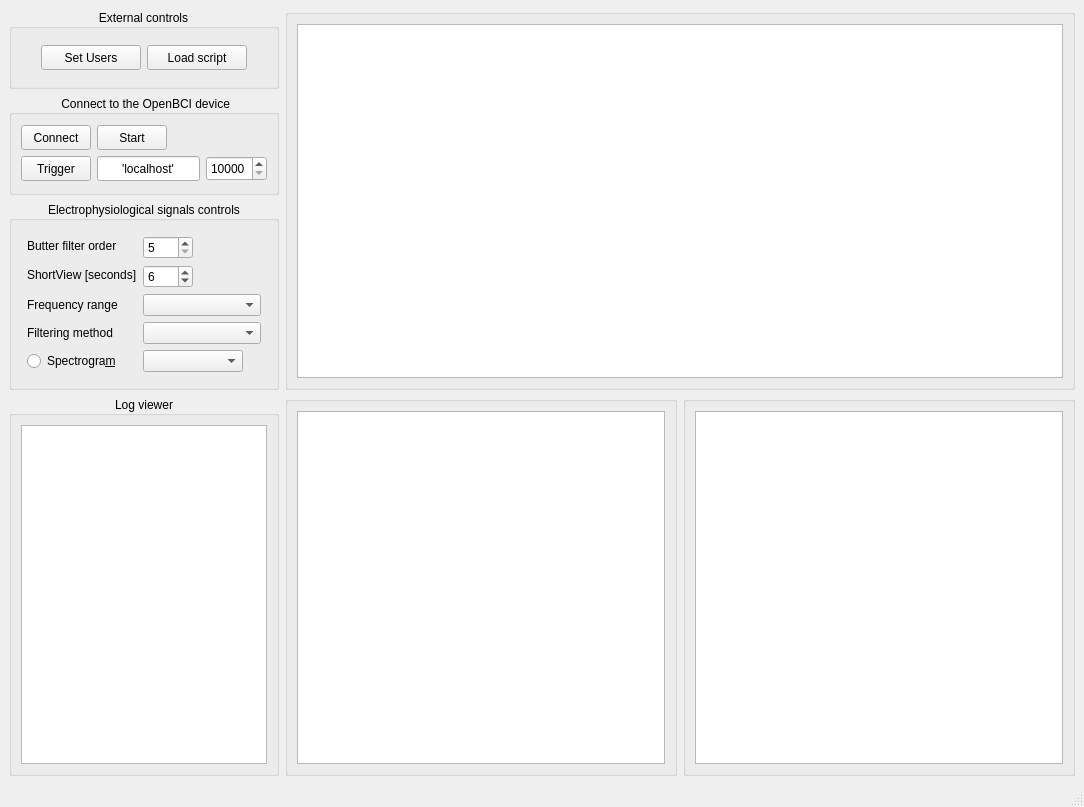
<?xml version="1.0" encoding="UTF-8"?>
<ui version="4.0">
 <class>MainWindow</class>
 <widget class="QMainWindow" name="MainWindow">
  <property name="geometry">
   <rect>
    <x>0</x>
    <y>0</y>
    <width>1084</width>
    <height>807</height>
   </rect>
  </property>
  <property name="sizePolicy">
   <sizepolicy hsizetype="Fixed" vsizetype="Fixed">
    <horstretch>0</horstretch>
    <verstretch>0</verstretch>
   </sizepolicy>
  </property>
  <property name="windowTitle">
   <string>MainWindow</string>
  </property>
  <widget class="QWidget" name="centralwidget">
   <property name="sizePolicy">
    <sizepolicy hsizetype="Maximum" vsizetype="Maximum">
     <horstretch>0</horstretch>
     <verstretch>0</verstretch>
    </sizepolicy>
   </property>
   <layout class="QVBoxLayout" name="verticalLayout_6">
    <item>
     <layout class="QHBoxLayout" name="horizontalLayout_3">
      <property name="sizeConstraint">
       <enum>QLayout::SetMinAndMaxSize</enum>
      </property>
      <item>
       <layout class="QVBoxLayout" name="verticalLayout_5">
        <property name="spacing">
         <number>6</number>
        </property>
        <property name="sizeConstraint">
         <enum>QLayout::SetDefaultConstraint</enum>
        </property>
        <item>
         <widget class="QGroupBox" name="external_groupBox">
          <property name="minimumSize">
           <size>
            <width>270</width>
            <height>80</height>
           </size>
          </property>
          <property name="maximumSize">
           <size>
            <width>270</width>
            <height>80</height>
           </size>
          </property>
          <property name="title">
           <string>External controls</string>
          </property>
          <property name="alignment">
           <set>Qt::AlignCenter</set>
          </property>
          <layout class="QVBoxLayout" name="verticalLayout">
           <item>
            <layout class="QHBoxLayout" name="external_horizontalLayout">
             <item>
              <spacer name="horizontalSpacer_4">
               <property name="orientation">
                <enum>Qt::Horizontal</enum>
               </property>
               <property name="sizeHint" stdset="0">
                <size>
                 <width>40</width>
                 <height>20</height>
                </size>
               </property>
              </spacer>
             </item>
             <item>
              <widget class="QPushButton" name="btn_user">
               <property name="sizePolicy">
                <sizepolicy hsizetype="Fixed" vsizetype="Fixed">
                 <horstretch>0</horstretch>
                 <verstretch>0</verstretch>
                </sizepolicy>
               </property>
               <property name="minimumSize">
                <size>
                 <width>100</width>
                 <height>25</height>
                </size>
               </property>
               <property name="maximumSize">
                <size>
                 <width>100</width>
                 <height>25</height>
                </size>
               </property>
               <property name="text">
                <string>Set Users</string>
               </property>
              </widget>
             </item>
             <item>
              <widget class="QPushButton" name="btn_loadScript">
               <property name="sizePolicy">
                <sizepolicy hsizetype="Fixed" vsizetype="Fixed">
                 <horstretch>0</horstretch>
                 <verstretch>0</verstretch>
                </sizepolicy>
               </property>
               <property name="minimumSize">
                <size>
                 <width>100</width>
                 <height>17</height>
                </size>
               </property>
               <property name="maximumSize">
                <size>
                 <width>100</width>
                 <height>25</height>
                </size>
               </property>
               <property name="text">
                <string>Load script</string>
               </property>
              </widget>
             </item>
             <item>
              <spacer name="horizontalSpacer_3">
               <property name="orientation">
                <enum>Qt::Horizontal</enum>
               </property>
               <property name="sizeHint" stdset="0">
                <size>
                 <width>40</width>
                 <height>20</height>
                </size>
               </property>
              </spacer>
             </item>
            </layout>
           </item>
          </layout>
         </widget>
        </item>
        <item>
         <widget class="QGroupBox" name="connect_groupBox">
          <property name="minimumSize">
           <size>
            <width>270</width>
            <height>100</height>
           </size>
          </property>
          <property name="maximumSize">
           <size>
            <width>270</width>
            <height>300</height>
           </size>
          </property>
          <property name="title">
           <string> Connect to the OpenBCI device</string>
          </property>
          <property name="alignment">
           <set>Qt::AlignCenter</set>
          </property>
          <layout class="QVBoxLayout" name="verticalLayout_4">
           <item>
            <layout class="QHBoxLayout" name="horizontalLayout">
             <item>
              <layout class="QGridLayout" name="gridLayout_8">
               <property name="leftMargin">
                <number>0</number>
               </property>
               <item row="0" column="0">
                <widget class="QPushButton" name="btn_connect">
                 <property name="enabled">
                  <bool>true</bool>
                 </property>
                 <property name="minimumSize">
                  <size>
                   <width>70</width>
                   <height>25</height>
                  </size>
                 </property>
                 <property name="maximumSize">
                  <size>
                   <width>70</width>
                   <height>25</height>
                  </size>
                 </property>
                 <property name="layoutDirection">
                  <enum>Qt::LeftToRight</enum>
                 </property>
                 <property name="text">
                  <string>Connect</string>
                 </property>
                </widget>
               </item>
               <item row="1" column="2">
                <widget class="QSpinBox" name="port_spinBox">
                 <property name="enabled">
                  <bool>true</bool>
                 </property>
                 <property name="maximumSize">
                  <size>
                   <width>70</width>
                   <height>25</height>
                  </size>
                 </property>
                 <property name="palette">
                  <palette>
                   <active>
                    <colorrole role="Highlight">
                     <brush brushstyle="SolidPattern">
                      <color alpha="255">
                       <red>25</red>
                       <green>25</green>
                       <blue>25</blue>
                      </color>
                     </brush>
                    </colorrole>
                    <colorrole role="HighlightedText">
                     <brush brushstyle="SolidPattern">
                      <color alpha="255">
                       <red>255</red>
                       <green>255</green>
                       <blue>255</blue>
                      </color>
                     </brush>
                    </colorrole>
                   </active>
                   <inactive>
                    <colorrole role="Highlight">
                     <brush brushstyle="SolidPattern">
                      <color alpha="255">
                       <red>25</red>
                       <green>25</green>
                       <blue>25</blue>
                      </color>
                     </brush>
                    </colorrole>
                    <colorrole role="HighlightedText">
                     <brush brushstyle="SolidPattern">
                      <color alpha="255">
                       <red>255</red>
                       <green>255</green>
                       <blue>255</blue>
                      </color>
                     </brush>
                    </colorrole>
                   </inactive>
                   <disabled>
                    <colorrole role="Highlight">
                     <brush brushstyle="SolidPattern">
                      <color alpha="255">
                       <red>38</red>
                       <green>42</green>
                       <blue>48</blue>
                      </color>
                     </brush>
                    </colorrole>
                    <colorrole role="HighlightedText">
                     <brush brushstyle="SolidPattern">
                      <color alpha="255">
                       <red>255</red>
                       <green>255</green>
                       <blue>255</blue>
                      </color>
                     </brush>
                    </colorrole>
                   </disabled>
                  </palette>
                 </property>
                 <property name="focusPolicy">
                  <enum>Qt::NoFocus</enum>
                 </property>
                 <property name="contextMenuPolicy">
                  <enum>Qt::DefaultContextMenu</enum>
                 </property>
                 <property name="autoFillBackground">
                  <bool>false</bool>
                 </property>
                 <property name="inputMethodHints">
                  <set>Qt::ImhDigitsOnly</set>
                 </property>
                 <property name="frame">
                  <bool>true</bool>
                 </property>
                 <property name="keyboardTracking">
                  <bool>true</bool>
                 </property>
                 <property name="minimum">
                  <number>10000</number>
                 </property>
                 <property name="maximum">
                  <number>10099</number>
                 </property>
                </widget>
               </item>
               <item row="0" column="1">
                <widget class="QPushButton" name="btn_start">
                 <property name="enabled">
                  <bool>true</bool>
                 </property>
                 <property name="minimumSize">
                  <size>
                   <width>70</width>
                   <height>17</height>
                  </size>
                 </property>
                 <property name="maximumSize">
                  <size>
                   <width>70</width>
                   <height>25</height>
                  </size>
                 </property>
                 <property name="text">
                  <string>Start</string>
                 </property>
                </widget>
               </item>
               <item row="1" column="0">
                <widget class="QPushButton" name="btn_trigger">
                 <property name="minimumSize">
                  <size>
                   <width>70</width>
                   <height>25</height>
                  </size>
                 </property>
                 <property name="maximumSize">
                  <size>
                   <width>70</width>
                   <height>25</height>
                  </size>
                 </property>
                 <property name="text">
                  <string>Trigger</string>
                 </property>
                </widget>
               </item>
               <item row="1" column="1">
                <widget class="QLineEdit" name="IP_textEdit">
                 <property name="maximumSize">
                  <size>
                   <width>16777215</width>
                   <height>25</height>
                  </size>
                 </property>
                 <property name="layoutDirection">
                  <enum>Qt::RightToLeft</enum>
                 </property>
                 <property name="text">
                  <string>'localhost'</string>
                 </property>
                 <property name="alignment">
                  <set>Qt::AlignCenter</set>
                 </property>
                </widget>
               </item>
              </layout>
             </item>
            </layout>
           </item>
          </layout>
         </widget>
        </item>
        <item>
         <widget class="QGroupBox" name="controls_groupBox">
          <property name="minimumSize">
           <size>
            <width>270</width>
            <height>150</height>
           </size>
          </property>
          <property name="maximumSize">
           <size>
            <width>270</width>
            <height>300</height>
           </size>
          </property>
          <property name="title">
           <string>Electrophysiological signals controls</string>
          </property>
          <property name="alignment">
           <set>Qt::AlignCenter</set>
          </property>
          <layout class="QVBoxLayout" name="verticalLayout_3">
           <item>
            <layout class="QFormLayout" name="windowsSize_formLayout">
             <property name="horizontalSpacing">
              <number>6</number>
             </property>
             <property name="verticalSpacing">
              <number>6</number>
             </property>
             <property name="leftMargin">
              <number>6</number>
             </property>
             <property name="topMargin">
              <number>6</number>
             </property>
             <property name="rightMargin">
              <number>6</number>
             </property>
             <property name="bottomMargin">
              <number>6</number>
             </property>
             <item row="0" column="0">
              <widget class="QLabel" name="butterOrder_label">
               <property name="minimumSize">
                <size>
                 <width>0</width>
                 <height>0</height>
                </size>
               </property>
               <property name="maximumSize">
                <size>
                 <width>16777215</width>
                 <height>20</height>
                </size>
               </property>
               <property name="text">
                <string>Butter filter order</string>
               </property>
              </widget>
             </item>
             <item row="0" column="1">
              <widget class="QSpinBox" name="butterOrder_spinBox">
               <property name="minimumSize">
                <size>
                 <width>0</width>
                 <height>0</height>
                </size>
               </property>
               <property name="maximumSize">
                <size>
                 <width>50</width>
                 <height>16777215</height>
                </size>
               </property>
               <property name="minimum">
                <number>5</number>
               </property>
               <property name="maximum">
                <number>300</number>
               </property>
               <property name="value">
                <number>5</number>
               </property>
              </widget>
             </item>
             <item row="1" column="0">
              <widget class="QLabel" name="WindowsSize_label">
               <property name="maximumSize">
                <size>
                 <width>16777215</width>
                 <height>20</height>
                </size>
               </property>
               <property name="text">
                <string>ShortView [seconds]</string>
               </property>
              </widget>
             </item>
             <item row="1" column="1">
              <widget class="QSpinBox" name="WindowsSize_spinBox">
               <property name="minimumSize">
                <size>
                 <width>0</width>
                 <height>0</height>
                </size>
               </property>
               <property name="maximumSize">
                <size>
                 <width>50</width>
                 <height>16777215</height>
                </size>
               </property>
               <property name="minimum">
                <number>1</number>
               </property>
               <property name="maximum">
                <number>60</number>
               </property>
               <property name="value">
                <number>6</number>
               </property>
              </widget>
             </item>
             <item row="2" column="1">
              <widget class="QComboBox" name="frequency_comboBox">
               <property name="minimumSize">
                <size>
                 <width>0</width>
                 <height>0</height>
                </size>
               </property>
               <property name="maximumSize">
                <size>
                 <width>150</width>
                 <height>25</height>
                </size>
               </property>
               <property name="currentText">
                <string/>
               </property>
              </widget>
             </item>
             <item row="3" column="0">
              <widget class="QLabel" name="filtering_label">
               <property name="maximumSize">
                <size>
                 <width>16777215</width>
                 <height>25</height>
                </size>
               </property>
               <property name="text">
                <string>Filtering method</string>
               </property>
              </widget>
             </item>
             <item row="3" column="1">
              <widget class="QComboBox" name="filtering_comboBox">
               <property name="minimumSize">
                <size>
                 <width>100</width>
                 <height>0</height>
                </size>
               </property>
               <property name="maximumSize">
                <size>
                 <width>150</width>
                 <height>25</height>
                </size>
               </property>
              </widget>
             </item>
             <item row="2" column="0">
              <widget class="QLabel" name="frequency_label">
               <property name="maximumSize">
                <size>
                 <width>16777215</width>
                 <height>25</height>
                </size>
               </property>
               <property name="text">
                <string>Frequency range</string>
               </property>
              </widget>
             </item>
             <item row="4" column="0">
              <widget class="QRadioButton" name="Spectrogram_radioButton">
               <property name="sizePolicy">
                <sizepolicy hsizetype="Preferred" vsizetype="Preferred">
                 <horstretch>0</horstretch>
                 <verstretch>0</verstretch>
                </sizepolicy>
               </property>
               <property name="layoutDirection">
                <enum>Qt::LeftToRight</enum>
               </property>
               <property name="autoFillBackground">
                <bool>false</bool>
               </property>
               <property name="text">
                <string>Spectrogra&amp;m</string>
               </property>
              </widget>
             </item>
             <item row="4" column="1">
              <widget class="QComboBox" name="Spectrogram_comboBox">
               <property name="maximumSize">
                <size>
                 <width>100</width>
                 <height>25</height>
                </size>
               </property>
              </widget>
             </item>
            </layout>
           </item>
          </layout>
         </widget>
        </item>
        <item>
         <widget class="QGroupBox" name="log_groupBox">
          <property name="minimumSize">
           <size>
            <width>270</width>
            <height>250</height>
           </size>
          </property>
          <property name="maximumSize">
           <size>
            <width>250</width>
            <height>500</height>
           </size>
          </property>
          <property name="title">
           <string>Log viewer</string>
          </property>
          <property name="alignment">
           <set>Qt::AlignCenter</set>
          </property>
          <layout class="QVBoxLayout" name="verticalLayout_2">
           <item>
            <widget class="QPlainTextEdit" name="logger">
             <property name="readOnly">
              <bool>true</bool>
             </property>
             <property name="textInteractionFlags">
              <set>Qt::NoTextInteraction</set>
             </property>
            </widget>
           </item>
          </layout>
         </widget>
        </item>
       </layout>
      </item>
      <item>
       <layout class="QVBoxLayout" name="verticalLayout_8">
        <item>
         <widget class="QGroupBox" name="EEG_signals_groupBox">
          <property name="sizePolicy">
           <sizepolicy hsizetype="Preferred" vsizetype="Preferred">
            <horstretch>0</horstretch>
            <verstretch>0</verstretch>
           </sizepolicy>
          </property>
          <property name="title">
           <string/>
          </property>
          <property name="alignment">
           <set>Qt::AlignLeading|Qt::AlignLeft|Qt::AlignVCenter</set>
          </property>
          <layout class="QVBoxLayout" name="verticalLayout_7">
           <item>
            <widget class="PlotWidget" name="EEG_plot"/>
           </item>
          </layout>
         </widget>
        </item>
        <item>
         <layout class="QHBoxLayout" name="horizontalLayout_2">
          <item>
           <widget class="QGroupBox" name="frequency_groupbox">
            <property name="sizePolicy">
             <sizepolicy hsizetype="Preferred" vsizetype="Preferred">
              <horstretch>0</horstretch>
              <verstretch>0</verstretch>
             </sizepolicy>
            </property>
            <property name="title">
             <string/>
            </property>
            <property name="alignment">
             <set>Qt::AlignCenter</set>
            </property>
            <layout class="QVBoxLayout" name="verticalLayout_9">
             <item>
              <widget class="PlotWidget" name="Frequency_plot"/>
             </item>
            </layout>
           </widget>
          </item>
          <item>
           <widget class="QGroupBox" name="spectroplot_groupBox">
            <property name="sizePolicy">
             <sizepolicy hsizetype="Preferred" vsizetype="Preferred">
              <horstretch>0</horstretch>
              <verstretch>0</verstretch>
             </sizepolicy>
            </property>
            <property name="maximumSize">
             <size>
              <width>16777215</width>
              <height>16777215</height>
             </size>
            </property>
            <property name="title">
             <string/>
            </property>
            <property name="alignment">
             <set>Qt::AlignCenter</set>
            </property>
            <layout class="QVBoxLayout" name="verticalLayout_10">
             <item>
              <widget class="PlotWidget" name="Emotions_plot">
               <property name="focusPolicy">
                <enum>Qt::WheelFocus</enum>
               </property>
               <property name="contextMenuPolicy">
                <enum>Qt::DefaultContextMenu</enum>
               </property>
              </widget>
             </item>
            </layout>
           </widget>
          </item>
         </layout>
        </item>
       </layout>
      </item>
     </layout>
    </item>
   </layout>
  </widget>
  <widget class="QMenuBar" name="menubar">
   <property name="geometry">
    <rect>
     <x>0</x>
     <y>0</y>
     <width>1084</width>
     <height>32</height>
    </rect>
   </property>
  </widget>
  <widget class="QStatusBar" name="statusbar"/>
 </widget>
 <customwidgets>
  <customwidget>
   <class>PlotWidget</class>
   <extends>QGraphicsView</extends>
   <header>pyqtgraph</header>
  </customwidget>
 </customwidgets>
 <resources/>
 <connections/>
</ui>
